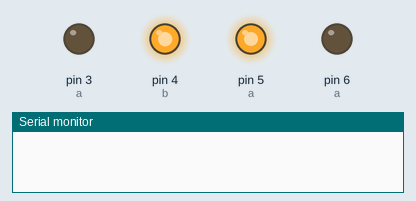
Simulated run of this sketch. Board: Arduino Uno, built with avr-gcc and run on an emulated ATmega328P. Shown: output pins drawn as LEDs (lit = HIGH), the last lines printed to the serial monitor.

Above: at 0.15 s.
At 1.36 s:
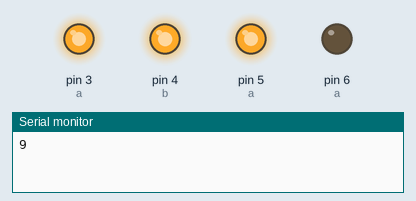
At 11.94 s:
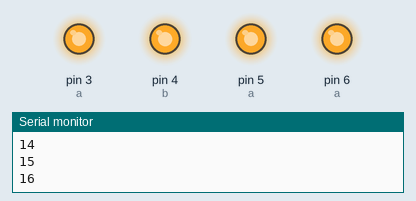
Timing chart, 0 to 12.0 s (numbered marks = the images above):
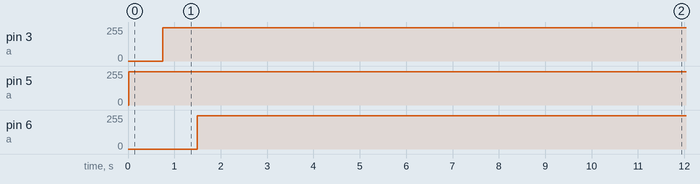

The sketch:

yanarak_sonen_rgb_led.ino
```cpp
int x=0,a=3,d=1;
int y=255,b=4,e=(-1);
int art=1,bekle=3;
int sayac=8;

void setup(){Serial.begin(9600);
   pinMode(3,OUTPUT);
    pinMode(4,OUTPUT);
    pinMode(5,OUTPUT);
    pinMode(6,OUTPUT);

digitalWrite(4,HIGH);
}

void beyaz(){sayac=0;
for(;y<=250;y+=art){delay(bekle);
        analogWrite(b,y);}
    for(;x<=250;x+=art){delay(bekle);
        analogWrite(a,x);}delay(bekle*3);
    for(int qw=250; qw>=0;qw-=art){delay(bekle*2);
        analogWrite(3,qw);
        analogWrite(5,qw);
        analogWrite(6,qw);}
             delay(bekle*3);
             x=250;y=0;
                      }

void loop(){
    if(x>=250){sayac++;Serial.println(sayac);
   // if(sayac>=10){beyaz();}
        if(a!=3&&b!=3){a=3;}
        else if(a!=5&&b!=5){a=5;}
        else if(a!=6&&b!=6){a=6;}
        d=-1; e=1;
        }
    if(y>=250){
        if(a!=3&&b!=3){b=3;}
        else if(a!=5&&b!=5){b=5;}
        else if(a!=6&&b!=6){b=6;}
        d=1; e=-1;
        }
    x+=d; y+=e;
    analogWrite(a,x);
   analogWrite(b,y);
    delay(bekle);
    } 
```

Measured:
- by itself, pin 3 (a): 0/255 → 250/255 at 0.75 s
- by itself, pin 5 (a): 0/255 → 250/255 at 0.01 s
- by itself, pin 6 (a): 0/255 → 250/255 at 1.5 s
